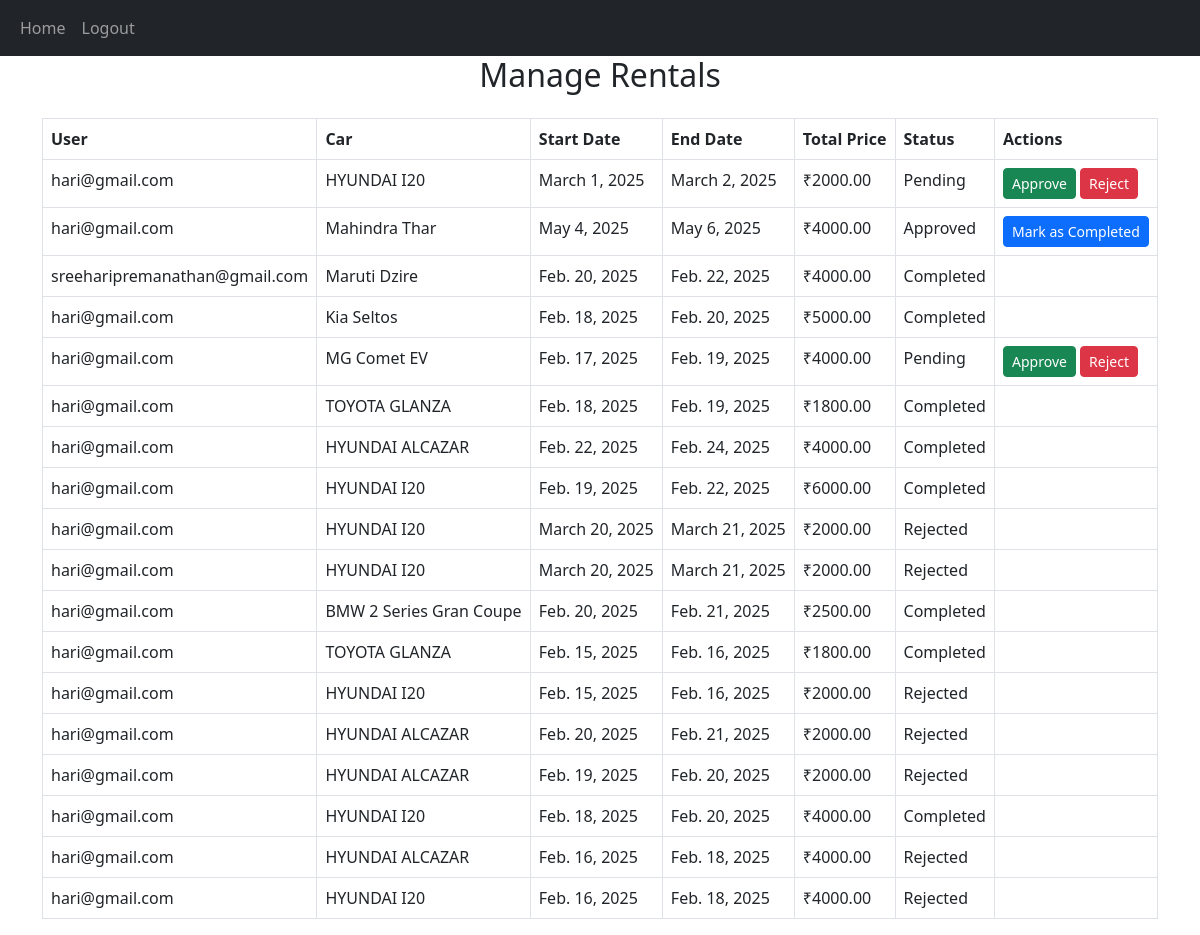
/manage_rentals/, run on an earlier commit of the app's database.
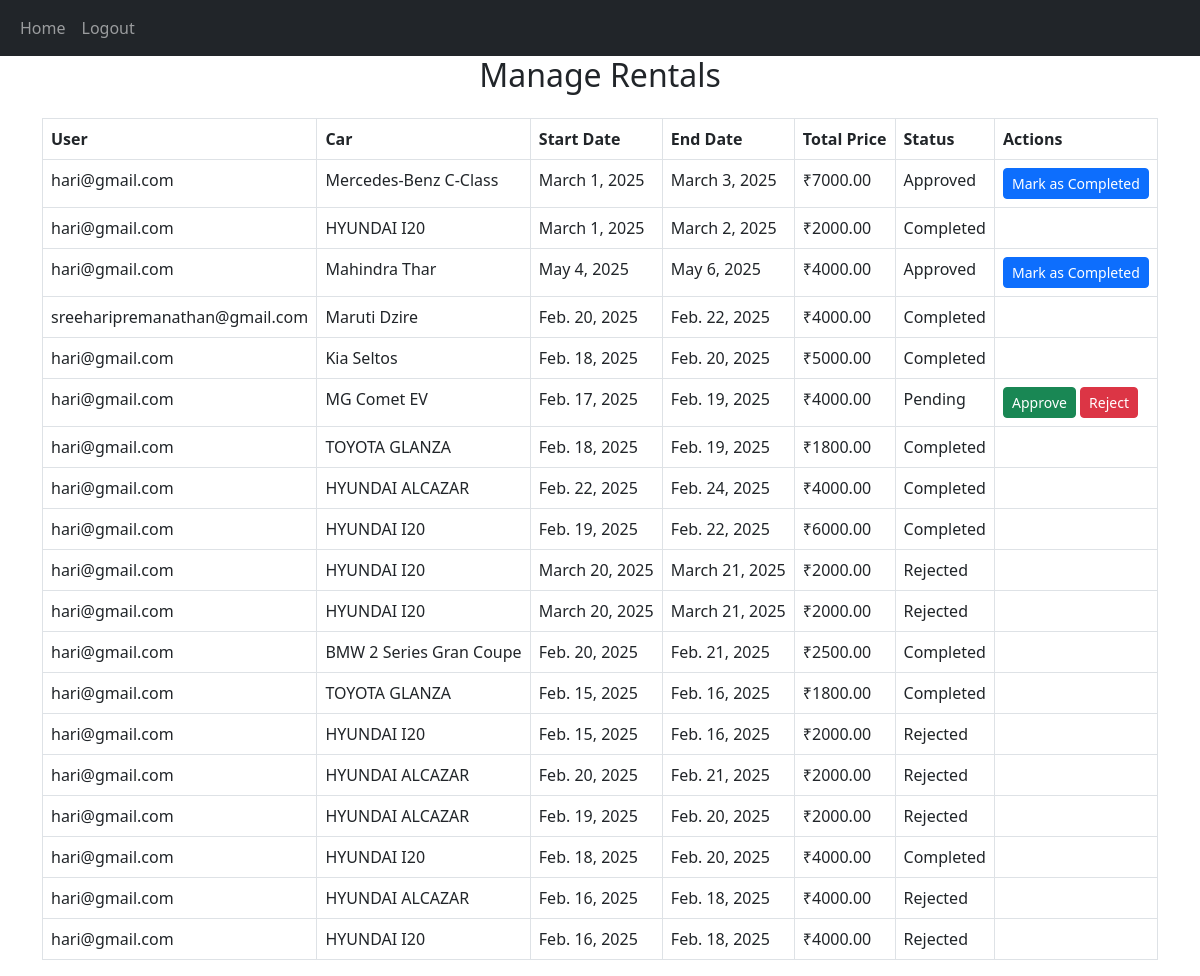
And on a later commit of the database.
### app/models.py (models this page shows, shortened)
class Rental(models.Model):
    STATUS_CHOICES = [
        ('Pending', 'Pending'),
        ('Approved', 'Approved'),
        ('Rejected', 'Rejected'),
        ('Completed', 'Completed'),
    ]
    user = models.ForeignKey(User, on_delete=models.CASCADE)
    car = models.ForeignKey(Car, on_delete=models.CASCADE)
    start_date = models.DateField()
    end_date = models.DateField()
    num_days = models.IntegerField()
    total_price = models.DecimalField(max_digits=10, decimal_places=2)
    status = models.CharField(max_length=10, choices=STATUS_CHOICES, default='Pending')

class Car(models.Model):
    name = models.CharField(max_length=100)
    brand = models.CharField(max_length=50)
    image = models.FileField()
    fuel = models.TextField()
    category = models.ForeignKey(Category,on_delete=models.CASCADE)
    num_of_seats = models.IntegerField()
    price_per_day = models.IntegerField()
    is_available = models.BooleanField(default=True)

### app/views.py (the view)
# urls.py: path('manage_rentals/', views.manage_rentals, name='manage_rentals'),
def manage_rentals(request):
    rentals = Rental.objects.all().order_by("-id")
    return render(request, "admin/manage_rentals.html", {"rentals": rentals})

### templates/admin/manage_rentals.html (shortened to what this page needs)
<!DOCTYPE html>
<html lang="en">
<head>
    <link href="https://cdn.jsdelivr.net/npm/bootstrap@5.3.0/dist/css/bootstrap.min.css" rel="stylesheet">
</head>
<body>
    <nav class="navbar navbar-expand-sm bg-dark navbar-dark">
        <div class="container-fluid">
          <div class="collapse navbar-collapse" id="collapsibleNavbar">
            <ul class="navbar-nav">
                <li class="nav-item">
                    <a class="nav-link" href="../admin_home">Home</a>
                </li>
              <li class="nav-item">
                <a class="nav-link" href="../logout">Logout</a>
              </li>
            </ul>
          </div>
        </div>
      </nav>
    {% block content %}
    <div class="container">
        <h2 class="text-center mb-4">Manage Rentals</h2>
        <table class="table table-bordered">
            <thead>
                <tr>
                    <th>User</th>
                    <th>Car</th>
                    <th>Start Date</th>
                    <th>End Date</th>
                    <th>Total Price</th>
                    <th>Status</th>
                    <th>Actions</th>
                </tr>
            </thead>
            <tbody>
                {% for rental in rentals %}
                <tr>
                    <td>{{ rental.user.username }}</td>
                    <td>{{ rental.car.name }}</td>
                    <td>{{ rental.start_date }}</td>
                    <td>{{ rental.end_date }}</td>
                    <td>₹{{ rental.total_price }}</td>
                    <td>{{ rental.status }}</td>
                    <td>
                        {% if rental.status == "Pending" %}
                        <a href="{% url 'update_rental_status' rental.id 'Approved' %}" class="btn btn-success btn-sm">Approve</a>
                        <a href="{% url 'update_rental_status' rental.id 'Rejected' %}" class="btn btn-danger btn-sm">Reject</a>
                        {% elif rental.status == "Approved" %}
                        <a href="{% url 'update_rental_status' rental.id 'Completed' %}" class="btn btn-primary btn-sm">Mark as Completed</a>
                        {% endif %}
                    </td>
                </tr>
                {% endfor %}
            </tbody>
        </table>
    </div>
    {% endblock %}
</body>
</html>

What changed in the data, as far as the page shows it:
added Rental: user.username "hari@gmail.com", car.name "Mercedes-Benz C-Class", start_date "March 1, 2025", end_date "March 3, 2025", total_price "7000.00", status "Approved", shows "Mark as Completed"
changed Rental "March 2, 2025": status "Pending" → "Completed"; no longer shows "Approve Reject"
